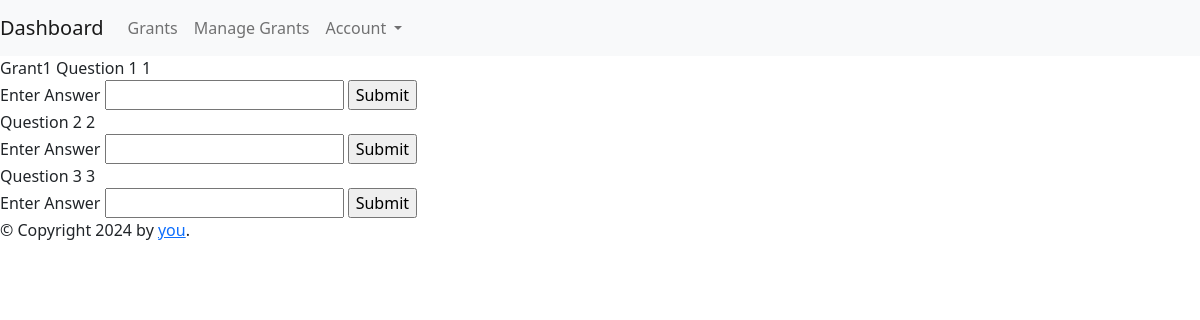
Screenshot of /apply-to-grant/1 with the database file from the repository.
### app.py (models this page shows)
class Grant(db.Model):
    id = db.Column(db.Integer, primary_key=True)
    user_id = db.Column(db.Integer, db.ForeignKey('user.id'))
    user = db.relationship('User', backref='usergrants')
    grant_title = db.Column(db.String(200), unique=True, nullable=False)
    grant_description = db.Column(db.String(200), nullable=False)
    grant_fund = db.Column(db.Integer, nullable=False, default=0)
    created_on = created_on = db.Column(db.DateTime, default=datetime.utcnow)
    def __repr__(self):
        return f'<{self.grant_title} {self.grant_description} {self.grant_fund}>'

class GrantQuestion(db.Model):
    id = db.Column(db.Integer, primary_key=True)
    user_id = db.Column(db.Integer, db.ForeignKey('user.id'))
    user = db.relationship('User', backref='usergrantquestions')
    grant_id = db.Column(db.Integer, db.ForeignKey('grant.id'))
    grant = db.relationship('Grant', backref='questions')
    question = db.Column(db.String(200), nullable=False)
    created_on = db.Column(db.DateTime, default=datetime.utcnow)
    answers = relationship('GrantAnswer', backref='question', lazy=True)
    def __repr__(self):
        return f'<Grant: {self.grant} {self.question}>'

### app.py (the view, shortened to what this page needs)
@app.route("/apply-to-grant/<int:grant_id>", methods=['GET', 'POST'])
def apply_to_grant(grant_id):
    grant = Grant.query.get_or_404(grant_id)
    grant_questions = GrantQuestion.query.filter_by(grant_id=grant_id)
    answers = GrantAnswer.query.join(GrantQuestion).filter(GrantQuestion.grant_id == grant_id).all()
    print(answers)
    for grantquestion in grant_questions:
        print(grantquestion.question)
    grantanswerform = AnswerGrantQuestionForm()
    return render_template('grantee/apply-to-grant.html',
        grant_id=grant_id,
        grant=grant,
        grant_questions=grant_questions,
        grantanswerform=grantanswerform,
        answers=answers)

### app.py
class AnswerGrantQuestionForm(FlaskForm):
    answer = StringField("Enter Answer", validators=[DataRequired(),])
    submit = SubmitField('Submit')

### app.py (called while the page is built)
    def __repr__(self):
         return f'<GrantAnswer: {self.grant_question} {self.answer}>'

### templates/grantee/apply-to-grant.html (shortened to what this page needs)
{% extends 'base/base.html' %}
{%block content%}
{{grant.grant_title}}
 {%for grantquestion in grant_questions%}
 {{grantquestion.question}}
 {{grantquestion.id}}
<form method="POST" action="{{ url_for('apply_to_grant', grant_id=grant.id) }}">
   {{grantanswerform.answer.label}}
   {{grantanswerform.answer}}
   {{grantanswerform.submit}}
 </form>
 {%endfor%}
{%endblock%}

### templates/base/base.html (shortened to what this page needs)
<!doctype html>
<html>
  <head>
    {% block head %}
    <link rel="stylesheet" href="">
    {% endblock %}
    <link href="https://cdn.jsdelivr.net/npm/bootstrap@5.2.3/dist/css/bootstrap.min.css" rel="stylesheet">
    <link href="{{ url_for('static', filename='css/style.css') }}" rel="stylesheet">
    <nav class="navbar navbar-expand-lg navbar-light bg-light">
        <a class="navbar-brand" href="{{url_for('dashboard')}}">Dashboard</a>
        <div class="collapse navbar-collapse" id="navbarSupportedContent">
          <ul class="navbar-nav mr-auto">
            <li class="nav-item active">
              <a class="nav-link" href="{{url_for('grant_available')}}">Grants</a>
            </li>
            <li class="nav-item active">
              <a class="nav-link" href="{{url_for('manage_grant')}}">Manage Grants</a>
            </li>
            <li class="nav-item dropdown">
              <a class="nav-link dropdown-toggle" id="navbarDropdown" role="button" data-bs-toggle="dropdown" aria-haspopup="true" aria-expanded="false">
                Account
              </a>
            </li>
          </ul>
        </div>
    </nav>
  </head>
  <body>
    <div id="content">{% block content %}{% endblock %}</div>
    <div id="footer">
      {% block footer %}
      &copy; Copyright 2024 by <a href="">you</a>.
      {% endblock %}
    </div>
  </body>
</html>

### rows the page displays
Grant: grant_title "Grant1"
GrantQuestion: question "Question 1", id "1", answer.label "Enter Answer"
GrantQuestion: question "Question 2", id "2", answer.label "Enter Answer"
GrantQuestion: question "Question 3", id "3", answer.label "Enter Answer"
